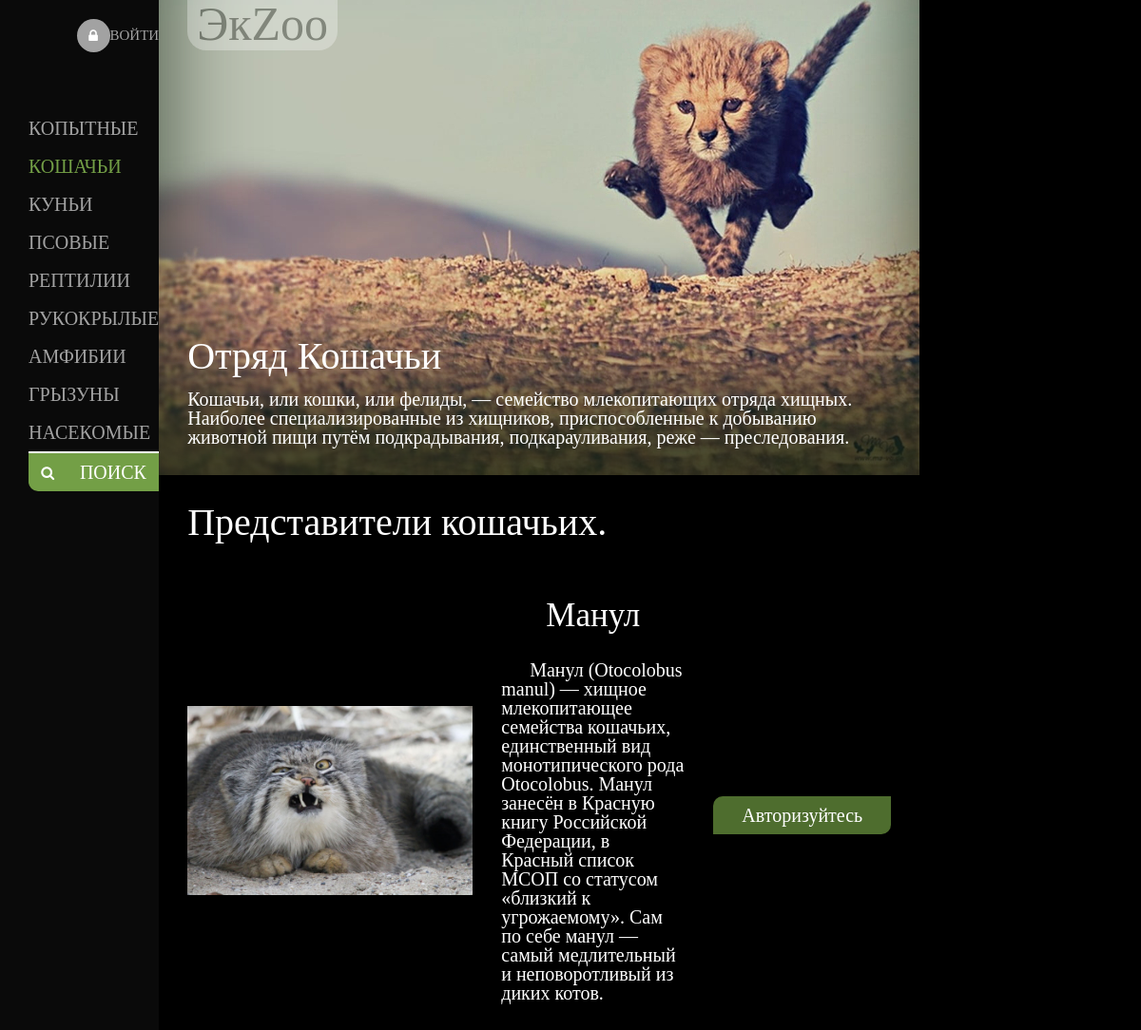
The page /pages/catlike.php on the database its author committed.
### tables this page shows
CREATE TABLE `animals` (
  `ID_animal` int NOT NULL,
  `Pictures` varchar(200) NOT NULL,
  `Short_info` varchar(400) NOT NULL,
  `Name` varchar(40) NOT NULL,
  `Class` varchar(40) NOT NULL,
  `Kind` varchar(40) NOT NULL,
  `Height` varchar(10) NOT NULL,
  `Weight` varchar(10) NOT NULL,
  `Food` varchar(1000) NOT NULL,
  `Life_span` varchar(10) NOT NULL,
  `appearance` varchar(3000) NOT NULL,
  `lifestyle_info` varchar(3000) NOT NULL,
  `ID_habitats` int NOT NULL
);

### PHP/connect.php (called while the page is built, shortened)
<?
$host = 'localhost';
$db = 'экzoo';
$user = 'root';
$pass = '';
$charset = 'utf8';
$dsn = "mysql:host=$host;dbname=$db;charset=$charset";
$opt = array (
    PDO::ATTR_ERRMODE => PDO::ERRMODE_EXCEPTION,
    PDO::ATTR_DEFAULT_FETCH_MODE => PDO::FETCH_ASSOC,
    PDO::ATTR_EMULATE_PREPARES => false,
);
$pdo = new PDO($dsn, $user, $pass, $opt);
function get_animals_cat(){
	global $pdo;
	$sqlAnimals = $pdo->query("SELECT * FROM `animals` WHERE `Class` LIKE '%Кошачие%'");
	return $sqlAnimals;
}
?>

### pages/catlike.php (the view, shortened to what this page needs)
<html lang="ru">
<head>
	<link rel="stylesheet" href="../css/style-allPage.css">
	<link rel="stylesheet" type="text/css" href="../css/media.css">
</head>
<body>
	<div class="wrapper">
		<div class="two-blocks">
			<div class="left-block">
				<div class="navigation-menu">
				<?
					if($_SESSION['autorized'] == true){
						echo "<div class='user-name'>Ваш логин:"."<br>".$_SESSION['login']."</div><div class='authorization-state'><i class='fa fa-lock'></i><a href='../PHP/logout.php'>Выйти</a></div>";
					}else{
						echo "<div class='user-name'><div class='authorization-state'><i class='fa fa-lock'></i><a href='../PHP/login.php'>Войти</a></div></div>";
					}
				?>
					<ul class="menu">
						<a href="ungulates.php"><li class="list-menu">копытные</li></a>
						<a href="catlike.php"><li class="list-menu active">кошачьи</li></a>
						<a href="kynie.php"><li class="list-menu">куньи</li></a>
						<a href="doglike.php"><li class="list-menu">псовые</li></a>
						<a href="reptiles.php"><li class="list-menu">рептилии</li></a>
						<a href="cheiroptera.php"><li class="list-menu">рукокрылые</li></a>
						<a href="amphibians.php"><li class="list-menu">амфибии</li></a>
						<a href="rodents.php"><li class="list-menu">грызуны</li></a>
						<a href="arthropods.php"><li class="list-menu">насекомые</li></a>
						<a href="../PHP/find.php"><li class="list-menu serch-animals"><i class="fa fa-search"></i>поиск</li></a>
					</ul>
				</div>
			</div>
			<div class="right-block">
				<div class="header" style="background: url(../img/pictures/Кошачие/Кошачие.jpg) 100% 100%">
					<div class="content-top">
						<div><a href="../index.php" class="name-site">ЭкZoo</a></div>
					</div>
					<div class="content-bottom">
						<h1 class="detachment__title">Отряд Кошачьи</h1>
						<h2 class="detachment-info detachment-info__title">Кошачьи, или кошки, или фелиды, — семейство млекопитающих отряда хищных. Наиболее специализированные из хищников, приспособленные к добыванию животной пищи путём подкрадывания, подкарауливания, реже — преследования.</h2>
					</div>
				</div>
				<div class="content">
					<div class="content-text name-class_title">Представители кошачьих.</div>
						<?php
							require_once('../PHP/connect.php');
							$animalsInfo = get_animals_cat();
							foreach ($animalsInfo as $animalInfo): ?>
								<div class="content-row">
									<div class="content__left-block"><img src="<?php echo $animalInfo["Pictures"]; ?>"></div>
									<div class="content__right-block">
										<div class="animal-name"><?php echo $animalInfo["Name"]; ?></div>
										<p class="animal-info title2"><?php echo $animalInfo["Short_info"]; ?></p>
									</div>
									<?
										if($_SESSION['autorized'] == true){
											?><a href="../PHP/show-more.php?id=<?php echo $animalInfo["ID_animal"]?>" class="show-more title2">Подробнее</a><?
										}else {
											?><a href="../PHP/login.php" class="show-more title2">Авторизуйтесь</a><?}?>
								</div>
						<? endforeach; ?>
				</div>
			</div>
		</div>
	</div>
</body>
</html>

### css/style-allPage.css (style rules this page uses)
* { padding: 0; margin: 0; border: 0; box-sizing: border-box; }
*, *:before, *:after { box-sizing: border-box; }
html, body { height: 100%; width: 100%; font-size: 100%; line-height: 1; font-size: 14px; -ms-text-size-adjust: 100%; -moz-text-size-adjust: 100%; -webkit-text-size-adjust: 100%; }
a, a:visited { text-decoration: none; }
ul li { list-style: none; }
img { vertical-align: top; }
h1, h2, h3, h4, h5, h6 { font-size: inherit; font-weight: 400; }
body { background-color: #000; color: #fff; font-family: "EB Garamond", serif; }
.name-site { font-size: 50px; color: #000; user-select: none; padding: 0 10px; background: #fff; border-radius: 0 0 20px 20px; opacity: 30%; }
.fa-search { font-size: 15px; }
.detachment__title, .name-class_title { font-size: 40px; }
.detachment-info__title { font-size: 20px; }
.title2 { font-size: 20px; }
.animal-name { font-size: 35px; }
.wrapper { max-width: 1250px; margin: 0 auto; }
.two-blocks { display: flex; }
.wrapper .two-blocks .left-block { text-transform: uppercase; font-size: 20px; background-color: #0a0a0a; padding-left: 30px; }
.navigation-menu { display: flex; flex-direction: column; justify-content: center; }
.user-name { margin: 10px 0 10px; word-wrap: break-word; font-size: 15px; }
.authorization-state { display: flex; justify-content: flex-end; align-items: center; margin: 10px 0 50px; border-radius: 30px 0 0 30px; }
.authorization-state a { padding: 7px 0; color: #a2a2a2; }
.fa-lock { display: flex; justify-content: center; align-items: center; width: 35px; height: 35px; border-radius: 50%; background: #a2a2a2; }
.menu a { color: #a2a2a2; user-select: none; }
.menu a .active { color: #739f46; }
.menu .list-menu { padding: 10px 0; }
.serch-animals { display: flex; align-items: center; justify-content: space-around; color: #fff; background-color: #739f46; border-top: 2px solid #fff; border-radius: 0 0 0 10px; }
.wrapper .two-blocks .right-block { font-size: 10px; }
.wrapper .two-blocks .right-block .header { display: flex; flex-direction: column; justify-content: space-between; width: 1095px; height: 700px; padding: 0 30px 30px; background-size: 100% 100%; box-shadow: inset 0 -100px 100px rgba(0, 20, 0, 0.7); }
.content-top { display: flex; justify-content: space-between; align-items: center; }
.detachment-info { margin-top: 15px; }
.content { padding: 0 30px 30px; }
.content-text { margin: 30px 0; }
.content-row { display: flex; justify-content: center; align-items: center; margin-top: 20px; }
.content__left-block img { width: 300px; }
.content__right-block { padding: 30px; }
.animal-name { text-align: center; }
.animal-info { margin-top: 30px; text-indent: 1.5em; }
.show-more { background-color: #4E6D2E; margin-top: 30px; padding: 10px 30px; cursor: pointer; border-radius: 10px 0 10px 0; color: #fff; }

### css/media.css (style rules this page uses)
@media (max-width: 1270px) { .wrapper .two-blocks .right-block .header { width: 800px; height: 500px; } }
@media (max-width: 1270px) { .wrapper .two-blocks .right-block { width: 800px; } }

### rows shown on the page
animals: Pictures (picture), Name "Манул", Short_info "Манул (Otocolobus manul) — хищное млекопитающее семейства кошачьих, единственный вид монотипического рода Otocolobus. Манул занесён в Красную книгу Российской Федерации, в Красный список МСОП со статусом «близкий к угрожаемому». Сам по себе манул — самый медлительный и неповоротливый из диких котов."
